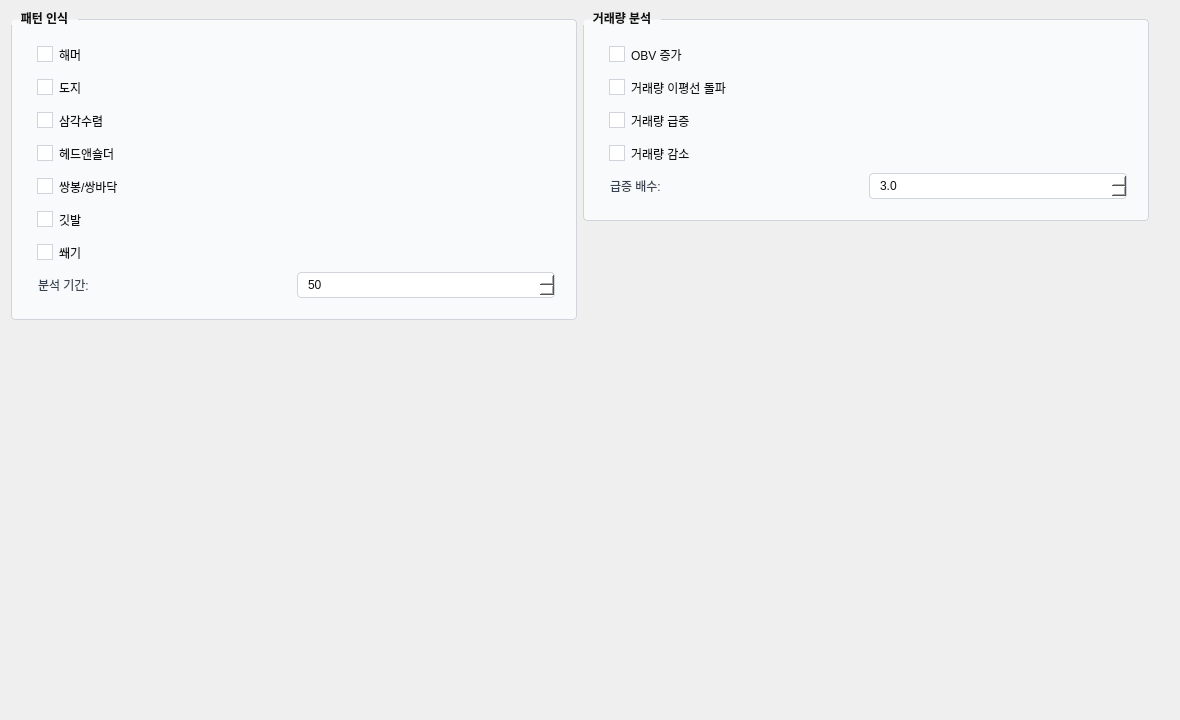
<?xml version="1.0" encoding="UTF-8"?>
<ui version="4.0">
 <class>TabPatternsVolume</class>
 <widget class="QWidget" name="TabPatternsVolume">
  <property name="geometry">
   <rect>
    <x>0</x>
    <y>0</y>
    <width>1180</width>
    <height>720</height>
   </rect>
  </property>
  <property name="styleSheet">
   <string notr="true">QGroupBox {
  border: 1px solid #d1d5db;
  border-radius: 4px;
  margin-top: 8px;
  padding: 12px;
  background: #f9fafb;
  color: #111111;
  font-weight: bold;
}
QGroupBox::title {
  subcontrol-origin: margin;
  subcontrol-position: top left;
  padding: 0 8px;
  color: #111111;
}
QLabel {
  color: #374151;
  padding: 2px;
}
QComboBox {
  border: 1px solid #d1d5db;
  border-radius: 4px;
  padding: 4px 8px;
  background: white;
  color: #111111;
}
QComboBox:hover {
  border-color: #3b82f6;
}
QComboBox QAbstractItemView {
  background: #ffffff;
  color: #111111;
  selection-background-color: #e8eefc;
  selection-color: #111111;
  border: 1px solid #d1d5db;
}
QCheckBox {
  color: #111111;
  padding: 4px;
}
QCheckBox:hover {
  color: #111111;
  background: #f3f4f6;
}
QCheckBox::indicator {
  width: 14px;
  height: 14px;
  border: 1px solid #d1d5db;
  background: white;
}
QCheckBox::indicator:checked {
  background: #3b82f6;
  border-color: #3b82f6;
}
QSpinBox, QDoubleSpinBox {
  border: 1px solid #d1d5db;
  border-radius: 4px;
  padding: 4px 8px;
  background: white;
  color: #111111;
}
QSpinBox:focus, QDoubleSpinBox:focus {
  border-color: #3b82f6;
}</string>
  </property>
  <layout class="QHBoxLayout" name="horizontalLayout">
   <item>
    <layout class="QVBoxLayout" name="leftColumn">
     <item>
      <widget class="QGroupBox" name="patternRecognitionGroup">
       <property name="title">
        <string>패턴 인식</string>
       </property>
       <layout class="QVBoxLayout" name="verticalLayout_pattern">
        <item>
         <widget class="QCheckBox" name="patternHammer">
          <property name="text">
           <string>해머</string>
          </property>
         </widget>
        </item>
        <item>
         <widget class="QCheckBox" name="patternDoji">
          <property name="text">
           <string>도지</string>
          </property>
         </widget>
        </item>
        <item>
         <widget class="QCheckBox" name="patternTriangle">
          <property name="text">
           <string>삼각수렴</string>
          </property>
         </widget>
        </item>
        <item>
         <widget class="QCheckBox" name="patternHeadShoulder">
          <property name="text">
           <string>헤드앤숄더</string>
          </property>
         </widget>
        </item>
        <item>
         <widget class="QCheckBox" name="patternDoubleTop">
          <property name="text">
           <string>쌍봉/쌍바닥</string>
          </property>
         </widget>
        </item>
        <item>
         <widget class="QCheckBox" name="patternFlag">
          <property name="text">
           <string>깃발</string>
          </property>
         </widget>
        </item>
        <item>
         <widget class="QCheckBox" name="patternWedge">
          <property name="text">
           <string>쐐기</string>
          </property>
         </widget>
        </item>
        <item>
         <layout class="QGridLayout" name="gridLayout_pattern">
          <item row="0" column="0">
           <widget class="QLabel" name="label_patternPeriod">
            <property name="text">
             <string>분석 기간:</string>
            </property>
           </widget>
          </item>
          <item row="0" column="1">
           <widget class="QSpinBox" name="patternPeriod">
            <property name="minimum">
             <number>10</number>
            </property>
            <property name="maximum">
             <number>500</number>
            </property>
            <property name="value">
             <number>50</number>
            </property>
           </widget>
          </item>
         </layout>
        </item>
       </layout>
      </widget>
     </item>
     <item>
      <spacer name="verticalSpacer_left">
       <property name="orientation">
        <enum>Qt::Vertical</enum>
       </property>
       <property name="sizeHint" stdset="0">
        <size>
         <width>20</width>
         <height>40</height>
        </size>
       </property>
      </spacer>
     </item>
    </layout>
   </item>
   <item>
    <layout class="QVBoxLayout" name="centerColumn">
     <item>
      <widget class="QGroupBox" name="volumeAnalysisGroup">
       <property name="title">
        <string>거래량 분석</string>
       </property>
       <layout class="QVBoxLayout" name="verticalLayout_volume">
        <item>
         <widget class="QCheckBox" name="obvInc">
          <property name="text">
           <string>OBV 증가</string>
          </property>
         </widget>
        </item>
        <item>
         <widget class="QCheckBox" name="volumeMaCross">
          <property name="text">
           <string>거래량 이평선 돌파</string>
          </property>
         </widget>
        </item>
        <item>
         <widget class="QCheckBox" name="volumeSpike">
          <property name="text">
           <string>거래량 급증</string>
          </property>
         </widget>
        </item>
        <item>
         <widget class="QCheckBox" name="volumeDryUp">
          <property name="text">
           <string>거래량 감소</string>
          </property>
         </widget>
        </item>
        <item>
         <layout class="QGridLayout" name="gridLayout_volume">
          <item row="0" column="0">
           <widget class="QLabel" name="label_volumeSpikeMultiple">
            <property name="text">
             <string>급증 배수:</string>
            </property>
           </widget>
          </item>
          <item row="0" column="1">
           <widget class="QDoubleSpinBox" name="volumeSpikeMultiple">
            <property name="decimals">
             <number>1</number>
            </property>
            <property name="minimum">
             <double>1.0</double>
            </property>
            <property name="maximum">
             <double>20.0</double>
            </property>
            <property name="value">
             <double>3.0</double>
            </property>
           </widget>
          </item>
         </layout>
        </item>
       </layout>
      </widget>
     </item>
     <item>
      <spacer name="verticalSpacer_center">
       <property name="orientation">
        <enum>Qt::Vertical</enum>
       </property>
       <property name="sizeHint" stdset="0">
        <size>
         <width>20</width>
         <height>40</height>
        </size>
       </property>
      </spacer>
     </item>
    </layout>
   </item>
   <item>
    <layout class="QVBoxLayout" name="rightColumn">
     <item>
      <spacer name="verticalSpacer_right">
       <property name="orientation">
        <enum>Qt::Vertical</enum>
       </property>
       <property name="sizeHint" stdset="0">
        <size>
         <width>20</width>
         <height>40</height>
        </size>
       </property>
      </spacer>
     </item>
    </layout>
   </item>
  </layout>
 </widget>
 <resources/>
 <connections/>
</ui>
